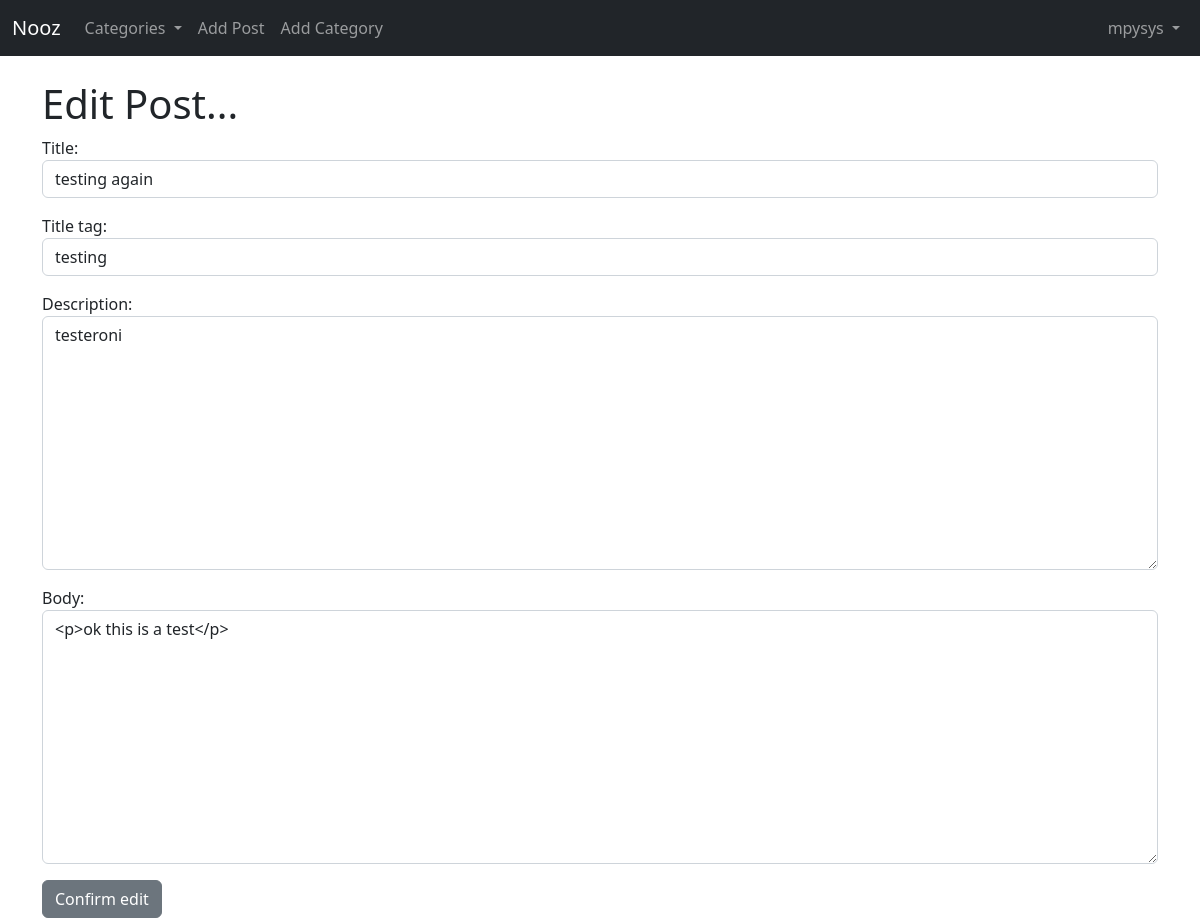
/post/edit/22 (signed in), run on the app's committed database.
### nooz2/models.py (models this page shows, shortened)
class Post(models.Model):
    title = models.CharField(max_length=255)
    title_tag = models.CharField(max_length=255)
    header_image = models.ImageField(null=True, blank=True, upload_to="images/")
    description = models.CharField(max_length=50)
    author = models.ForeignKey(User, on_delete=models.CASCADE)
    body = RichTextField(blank=True, null=True)
    timestamp = models.DateField(auto_now_add=True)
    category = models.CharField(max_length=255, default='News')
    likes = models.ManyToManyField(User, related_name='post_user')

### nooz2/views.py (the view)
# urls.py: path('post/edit/<int:pk>', EditPostView.as_view(), name="edit_post"),
class EditPostView(UpdateView):
    model = Post
    template_name = 'update_post.html'
    form_class = EditForm
    def get_context_data(self, *args, **kwargs):
            category_menu = Category.objects.all()
            context = super(EditPostView, self).get_context_data(*args, **kwargs)
            context ["category_menu"] = category_menu
            return context

### nooz2/forms.py
class EditForm(forms.ModelForm):
    class Meta:
        model = Post
        fields = ['title', 'title_tag', 'description', 'body']
        widgets = {
            'title': forms.TextInput(attrs={'class': 'form-control'}),
            'title_tag': forms.TextInput(attrs={'class': 'form-control'}),
            'description': forms.Textarea(attrs={'class': 'form-control'}),
            'body': forms.Textarea(attrs={'class': 'form-control'}),
        }

### nooz2/models.py (called while the page is built)
    def __str__(self):
        return self.name

### templates/update_post.html (shortened to what this page needs)
{% extends 'base.html' %}
{% block content %}
{% if user.is_authenticated %}
    {% if user.id == post.author.id %}
        <h1>Edit Post...</h1>
        <div class="form-group">
            <form method ='POST'>
                    {{ form.as_p }}
                    <button type='submit' class='btn btn-secondary'>Confirm edit</button>
            </form>
        </div>
        {% else %}
        You do not have sufficient permissions to edit this post.
    {% endif %}
{% else %}
User permission denied
{% endif %}
{% endblock %}

### templates/navbar.html (shortened to what this page needs)
<nav class="navbar navbar-expand-lg navbar-dark bg-dark">
  <div class="container-fluid">
    <a class="navbar-brand" href="{% url 'home' %}">Nooz</a>
    <div class="collapse navbar-collapse" id="navbarNavDropdown">
      <ul class="navbar-nav">
        {% if category_menu %}
        <li class="nav-item dropdown">
          <a class="nav-link dropdown-toggle" href="#" role="button" data-bs-toggle="dropdown" aria-expanded="false">
            Categories
          </a>
        </li>
        {% endif %}
        {% if user.is_authenticated %}
        <li class="nav-item">
          <a class="nav-link" href="{% url 'new_post' %}">Add Post</a>
        </li>
        <li class="nav-item">
          <a class="nav-link" href="{% url 'add_category' %}">Add Category</a>
        </li>
      {% endif %}
      </ul>
    </div>
{% if user.is_authenticated %}
      <ul class="navbar-nav ml-auto">
        <li class="nav-item dropdown">
          <a class="nav-link dropdown-toggle" href="#" role="button" data-bs-toggle="dropdown" aria-expanded="false">
            {{ user.username}}
          </a>
        </li>
      </ul>
{% endif %}
  </div>
</nav>

### data on the page
Post: title "testing again", title_tag "testing", description "testeroni", body "<p>ok this is a test</p>"

### other printed values
{{ user.username }} "mpysys"
